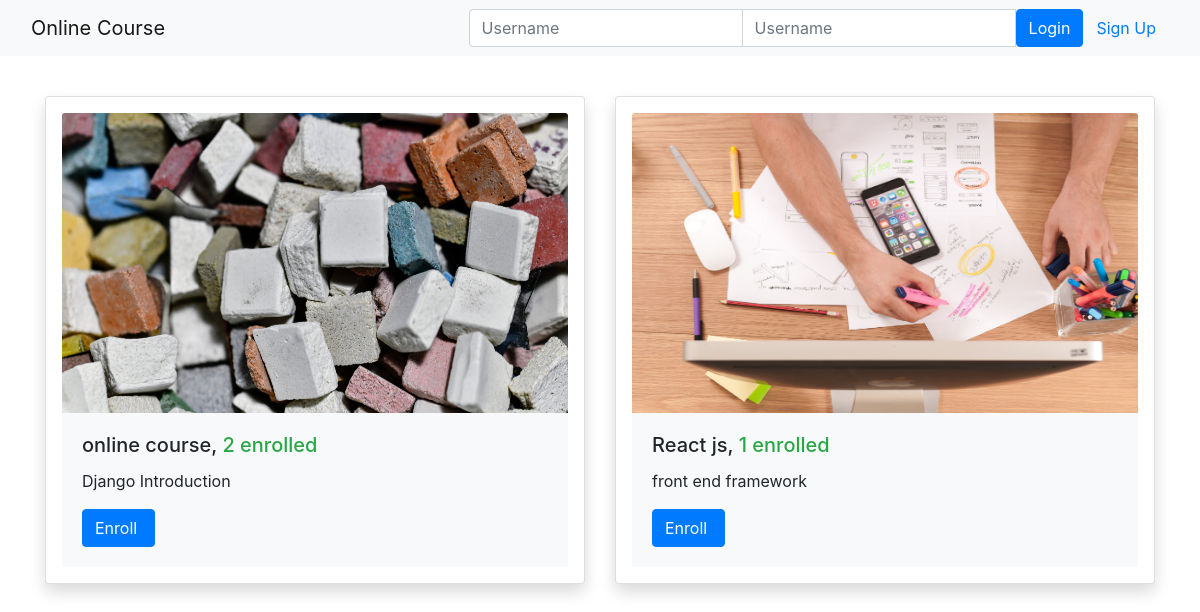
The page /onlinecourse/ on the database its author committed.
### onlinecourse/models.py (models this page shows, shortened)
class Course(models.Model):
    name = models.CharField(null=False, max_length=30, default='online course')
    image = models.ImageField(upload_to='course_images/')
    description = models.CharField(max_length=1000)
    pub_date = models.DateField(null=True)
    instructors = models.ManyToManyField(Instructor)
    users = models.ManyToManyField(
        settings.AUTH_USER_MODEL, through='Enrollment')
    total_enrollment = models.IntegerField(default=0)
    is_enrolled = False

### onlinecourse/views.py (the view)
class CourseListView(generic.ListView):
    template_name = 'onlinecourse/course_list_bootstrap.html'
    context_object_name = 'course_list'
    def get_queryset(self):
        user = self.request.user
        courses = Course.objects.order_by('-total_enrollment')[:10]
        for course in courses:
            if user.is_authenticated:
                course.is_enrolled = check_if_enrolled(user, course)
        return courses

### onlinecourse/templates/onlinecourse/course_list_bootstrap.html (shortened to what this page needs)
<!DOCTYPE html>
<html lang="en">
<head>
    {% load static %}
    <link rel="stylesheet" href="https://maxcdn.bootstrapcdn.com/bootstrap/4.5.2/css/bootstrap.min.css">
</head>
<body>
    <nav class="navbar navbar-light bg-light">
        <div class="container-fluid">
            <div class="navbar-header">
                  <a class="navbar-brand" href="#">Online Course</a>
            </div>
            <ul class="nav navbar-nav navbar-right">
                {% if user.is_authenticated %}
                <li>
                    <a class="btn btn-link" href="#">{{ user.first_name }}({{ user.username }})</a>
                    <a class="btn btn-link" href="{% url 'onlinecourse:logout' %}">Logout</a>
                </li>
                {% else %}
                <li>
                    <form class="form-inline" action="{% url 'onlinecourse:login' %}" method="post">
                        <div class="input-group">
                            <input type="text" class="form-control" placeholder="Username" name="username" >
                            <input type="password" class="form-control" placeholder="Username" name="psw" >
                            <button class="btn btn-primary" type="submit">Login</button>
                            <a class="btn btn-link" href="{% url 'onlinecourse:registration' %}">Sign Up</a>
                        </div>
                    </form>
                </li>
                {% endif %}
            </ul>
        </div>
    </nav>
    {% if course_list %}
        <div class="container" style="padding-top: 5vh ;">
            <div class="card-deck " >
                {% for course in course_list %}
                    <div class="card shadow p-3 mb-5 bg-white rounded" style="width: 36rem;">
                          <img class="card-img-top" src="{{MEDIA_URL}}/{{ course.image }}"  style="max-width: 100% ; height: 300px;"
                               alt="Course image">
                          <div class="card-body bg-light">
                            <h5 class="card-title">{{ course.name }}, <span class="text-success">
                                  {{ course.total_enrollment}} enrolled</span></h5>
                            <p class="card-text">{{ course.description}}</p>
                            <form action="{% url 'onlinecourse:enroll' course.id %}" method="post">
                                  <input class="btn btn-primary"  type="submit"
                                         value="{% if course.is_enrolled %}Enter{% else %}Enroll{% endif %} ">
                            </form>
                          </div>
                        </div>
                {% endfor %}
            </div>
        </div>
    {% else %}
        <p>No courses are available.</p>
    {% endif %}
</body>
</html>

### rows shown on the page
Course: image (picture), name "online course", total_enrollment "2", description "Django Introduction", is_enrolled "Enroll"
Course: image (picture), name "React js", total_enrollment "1", description "front end framework", is_enrolled "Enroll"
